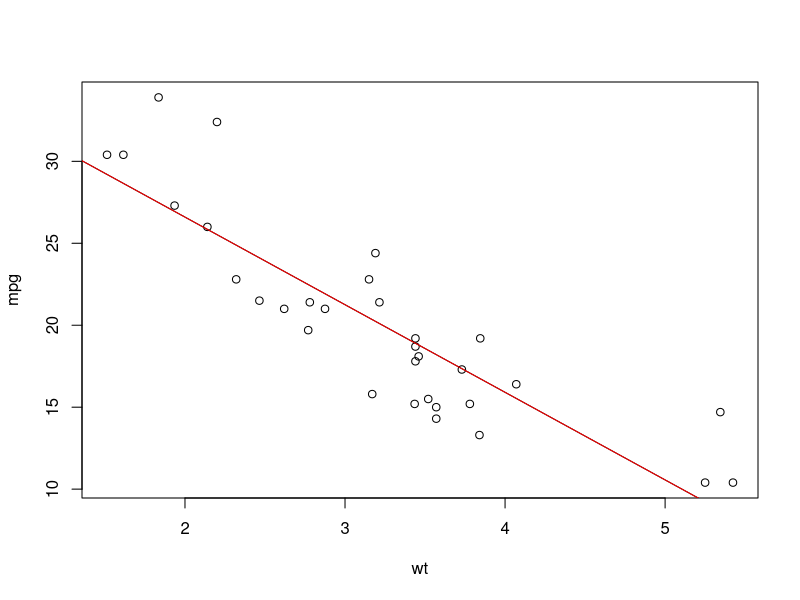
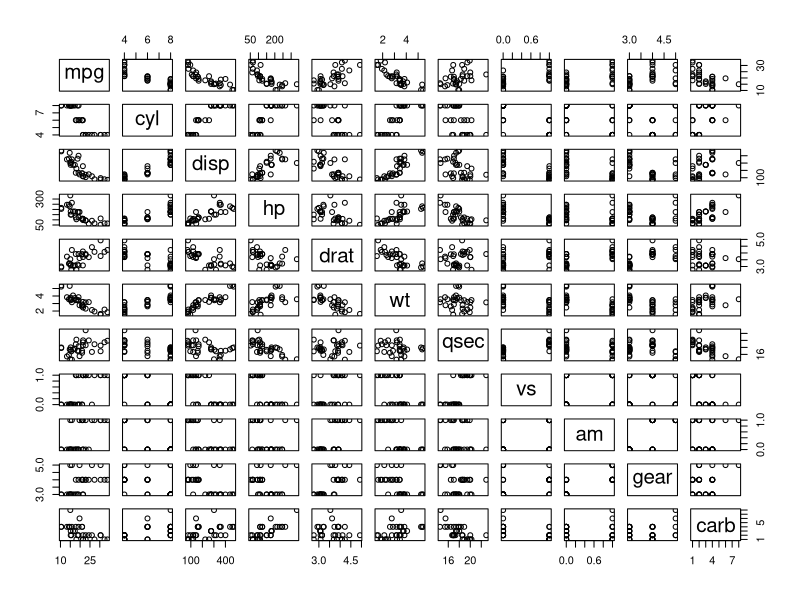

Source code (R) for these figures, in order:
##Linear Regression
#plot the relationship between miles/gallon and weight of mtcars dataset
plot(mtcars[,c("wt","mpg")])
model <- lm(mpg~wt,data=mtcars)
abline(model) #the fitted straight line
abline(model,col="red")
coef(model) #coefficients of the linear model
sumModel <- summary(model)
sumModel
sumModel$r.squared 
r <- cor(mtcars$mpg,mtcars$wt)
r^2
value <- predict(model,data.frame(wt=mtcars$wt))
value

#Multivariate linear regression
plot(mtcars)
model <- lm(mpg~.,data=mtcars)
summary(model)
value <- predict(model,data.frame(mtcars))
value
#challenge
library(MASS)
Boston
names(Boston)
?Boston
model <- lm(medv~.,data=Boston)
summary(model)
pred <- predict(model,newdata=Boston)
#sqrt(sum((pred - Boston$medv)^2)/length(pred))
sqrt(mean((pred-Boston$medv)^2))